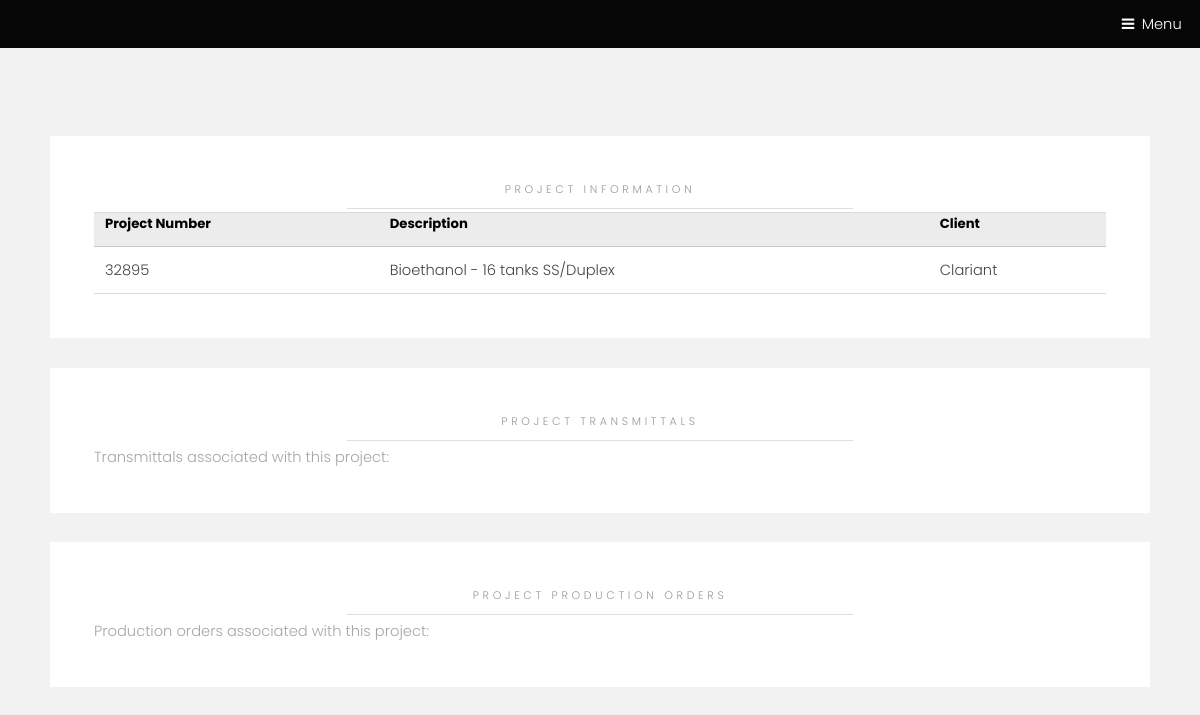
The page /pages/projectDetails.php?projectNumber=32895 on the database its author committed.
### tables this page shows
CREATE TABLE `Projects` (
  `ProjectID` int NOT NULL AUTO_INCREMENT,
  `Number` varchar(10) NOT NULL,
  `Description` varchar(60) NOT NULL,
  `Client` varchar(60) DEFAULT NULL,
  `Status_ID` int DEFAULT NULL,
  PRIMARY KEY (`ProjectID`),
  KEY `fk_Project_State_ID_idx` (`Status_ID`),
  CONSTRAINT `fk_Project_State_ID` FOREIGN KEY (`Status_ID`) REFERENCES `ProjectStates` (`ProjectState_ID`)
);

### pages/projectDetails.php (the view, shortened to what this page needs)
<html>
	<head>
		<link rel="stylesheet" href="../assets/css/main.css" />
        <?php include("../scripts/menu.php"); ?>
	</head>
	<body class="subpage">
		<header id="header">
			<a href="#menu">Menu</a>
		</header>
		<section id="one" class="wrapper style2">
			<div class="inner">
				<div class="box">
					<div class="content">
						<header class="align-center">
							<p>Project Information</p>
						</header>
                        <?php
							$query = "SELECT Number, Description, Client FROM minimaze.Projects WHERE Number='" . $_GET["projectNumber"] . "'";
                            $result = $conn->query($query);
                            if ($result && $result->num_rows > 0) {
                                echo "<table border='1'>
                                        <tr>
                                            <th>Project Number</th>
                                            <th>Description</th>
                                            <th>Client</th>
                                        </tr>";
                                while($row = $result->fetch_assoc()) {
                                    echo "<tr>
                                            <td>" . $row['Number'] . "</td>
                                            <td>" . $row['Description'] . "</td>
                                            <td>" . $row['Client'] . "</td>
                                          </tr>";
                                }
                                echo "</table>";
                            } else {
                                echo "<p>Project not found.</p>";
                            }
                        ?>
        			</div>
				</div>
			</div>
			<div class="inner">
				<div class="box">
					<div class="content">
						<header class="align-center">
							<p>Project Transmittals</p>
						</header>
                        <p>Transmittals associated with this project:</p>
        			</div>
				</div>
			</div>
            <div class="inner">
				<div class="box">
					<div class="content">
						<header class="align-center">
							<p>Project Production orders</p>
						</header>
                        <p>Production orders associated with this project:</p>
        			</div>
				</div>
			</div>
        </section>
  </body>
</html>

### assets/css/main.css (style rules this page uses)
html, body, div, span, applet, object, iframe, h1, h2, h3, h4, h5, h6, p, blockquote, pre, a, abbr, acronym, address, big, cite, code, del, dfn, em, img, ins, kbd, q, s, samp, small, strike, strong, sub, sup, tt, var, b, u, i, center, dl, dt, dd, ol, ul, li, fieldset, form, label, legend, table, caption, tbody, tfoot, thead, tr, th, td, article, aside, canvas, details, embed, figure, figcaption, footer, header, hgroup, menu, nav, output, ruby, section, summary, time, mark, audio, video { margin: 0; padding: 0; border: 0; font-size: 100%; font: inherit; vertical-align: baseline; }
article, aside, details, figcaption, figure, footer, header, hgroup, menu, nav, section { display: block; }
body { line-height: 1; }
table { border-collapse: collapse; border-spacing: 0; }
body { -webkit-text-size-adjust: none; }
*, *:before, *:after { -moz-box-sizing: border-box; -webkit-box-sizing: border-box; box-sizing: border-box; }
body { -ms-overflow-style: scrollbar; }
body { background: #fff; }
html { font-size: 13pt; }
@media screen and (max-width: 1680px) { html { font-size: 11pt; } }
@media screen and (max-width: 1280px) { html { font-size: 11pt; } }
body { background-color: #fff; color: #444; }
body, input, select, textarea { font-family: "Poppins", sans-serif; font-weight: 300; font-size: 1rem; line-height: 1.65; }
a { text-decoration: underline; }
p { margin: 0 0 2rem 0; }
.align-center { text-align: center; }
a { color: #8a4680; }
.box { margin-bottom: 2rem; background: #FFF; }
.box header p { text-transform: uppercase; font-size: .75rem; font-weight: 300; margin: 0 0 .25rem 0; padding: 0 0 .75rem 0; letter-spacing: .25rem; }
.box header p:after { content: ''; position: absolute; margin: auto; right: 0; bottom: 0; left: 0; width: 50%; height: 1px; background-color: rgba(0, 0, 0, 0.125); }
.box .content { padding: 3rem; }
.box > :last-child, .box > :last-child > :last-child, .box > :last-child > :last-child > :last-child { margin-bottom: 0; }
.box { border-color: rgba(144, 144, 144, 0.25); }
header p { position: relative; margin: 0 0 1.5rem 0; }
header p { color: #bbb; }
table { margin: 0 0 2rem 0; width: 100%; }
table tbody tr { border: solid 1px; border-left: 0; border-right: 0; }
table td { padding: 0.75rem 0.75rem; }
table th { font-size: 0.9rem; font-weight: 700; padding: 0 0.75rem 0.75rem 0.75rem; text-align: left; }
table tbody tr { border-color: rgba(144, 144, 144, 0.25); }
table tbody tr:nth-child(2n + 1) { background-color: rgba(144, 144, 144, 0.075); }
table th { color: #555; }
.wrapper { padding: 6rem 0 4rem 0 ; position: relative; margin: 0; }
.wrapper > .inner { margin: 0 auto; width: 80rem; }
.wrapper.style2 { background-color: #f2f2f2; color: #a6a6a6; }
.wrapper.style2 .box { border-color: rgba(0, 0, 0, 0.15); }
.wrapper.style2 header p { color: #999999; }
.wrapper.style2 table tbody tr { border-color: rgba(0, 0, 0, 0.15); }
.wrapper.style2 table tbody tr:nth-child(2n + 1) { background-color: rgba(0, 0, 0, 0.075); }
.wrapper.style2 table th { color: #000; }
@media screen and (max-width: 1280px) { .wrapper > .inner { width: 75rem; } }
body.subpage { padding-top: 3.25em; }
#header { background: rgba(0, 0, 0, 0.975); color: #a6a6a6; cursor: default; height: 3.25em; left: 0; line-height: 3.25em; position: fixed; text-align: right; top: 0; width: 100%; z-index: 10001; }
#header > a { -moz-transition: color 0.2s ease-in-out; -webkit-transition: color 0.2s ease-in-out; -ms-transition: color 0.2s ease-in-out; transition: color 0.2s ease-in-out; display: inline-block; padding: 0 0.75em; color: inherit; text-decoration: none; color: #FFF; }
#header > a[href="#menu"] { text-decoration: none; -webkit-tap-highlight-color: transparent; }
#header > a[href="#menu"]:before { content: ""; -moz-osx-font-smoothing: grayscale; -webkit-font-smoothing: antialiased; font-family: FontAwesome; font-style: normal; font-weight: normal; text-transform: none !important; }
#header > a[href="#menu"]:before { margin: 0 0.5em 0 0; }
#header > a:last-child { padding-right: 1.25em; }

### rows shown on the page
projects: Number "32895", Description "Bioethanol - 16 tanks SS/Duplex", Client "Clariant"
